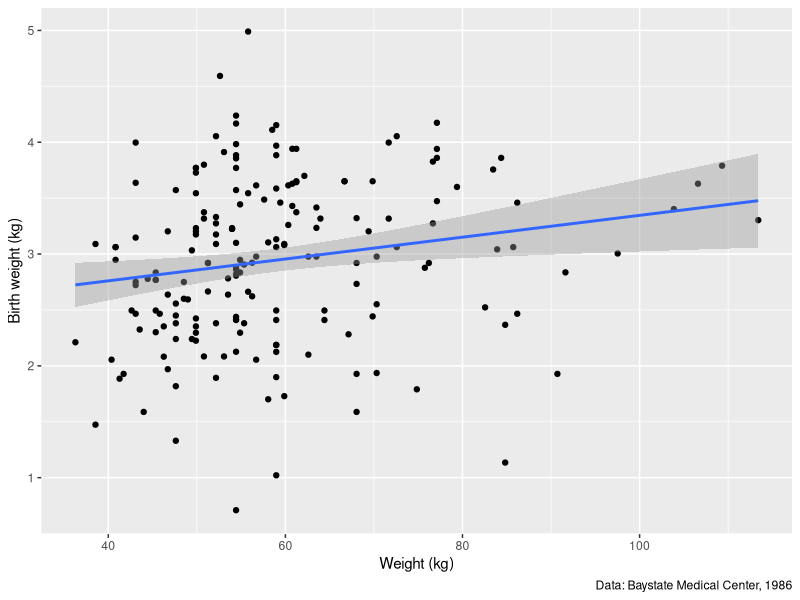
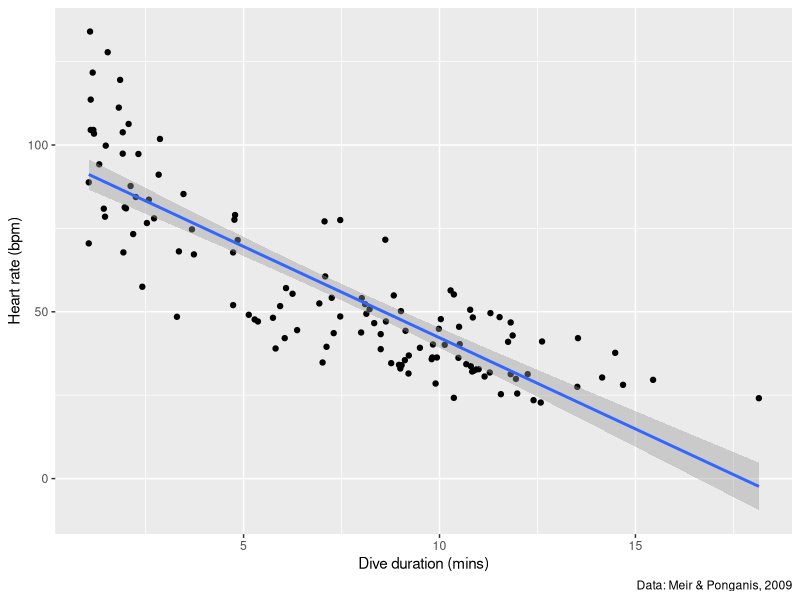
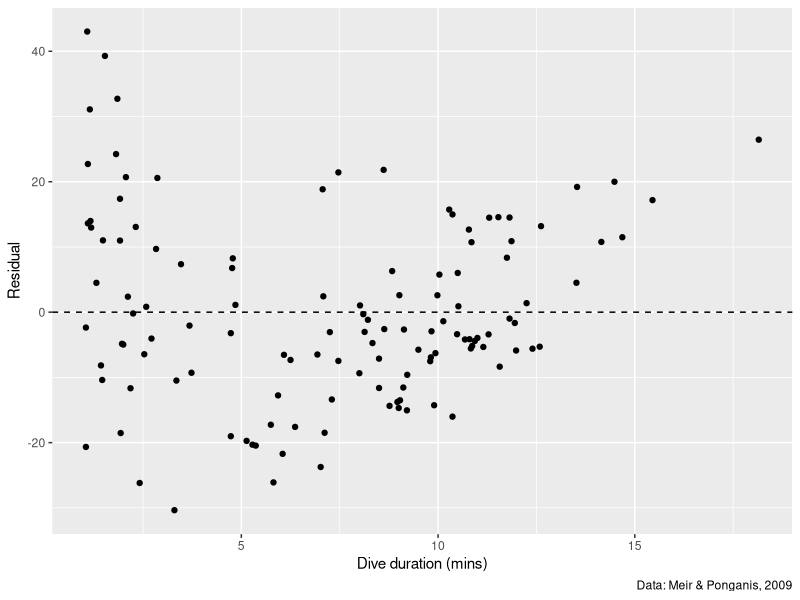
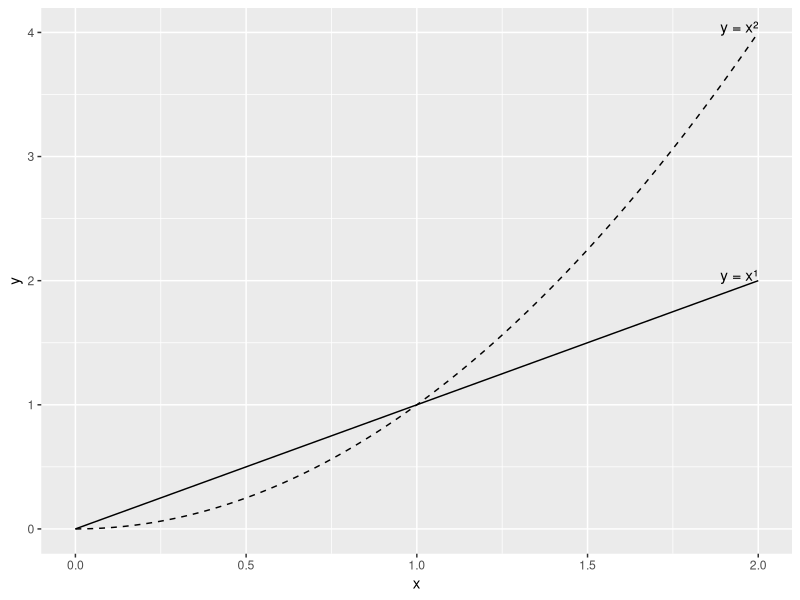
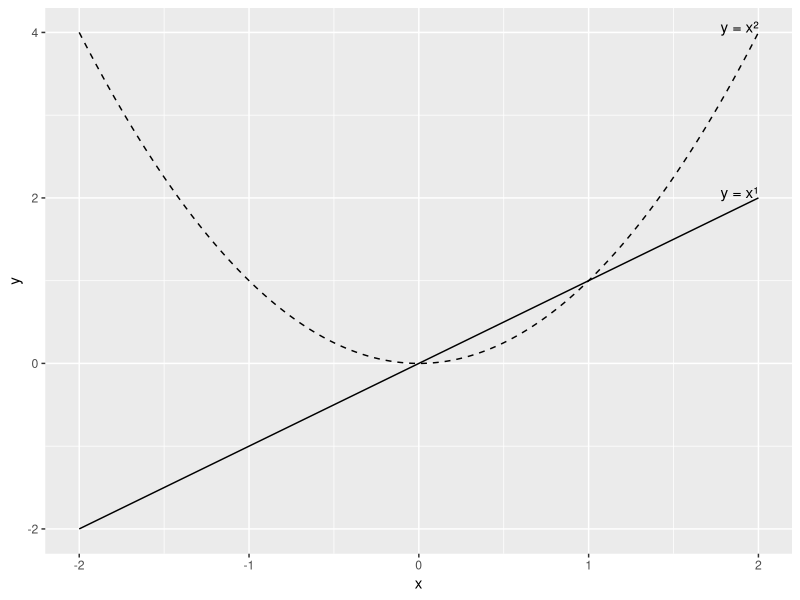
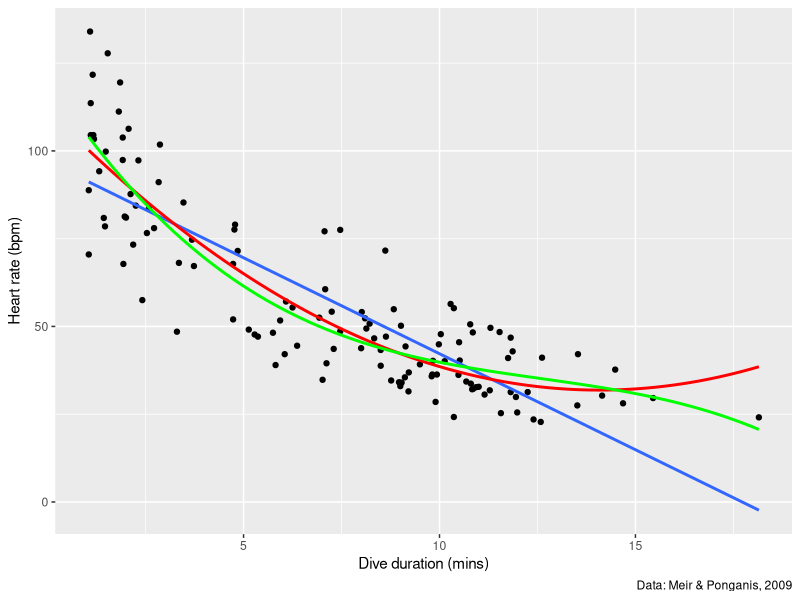
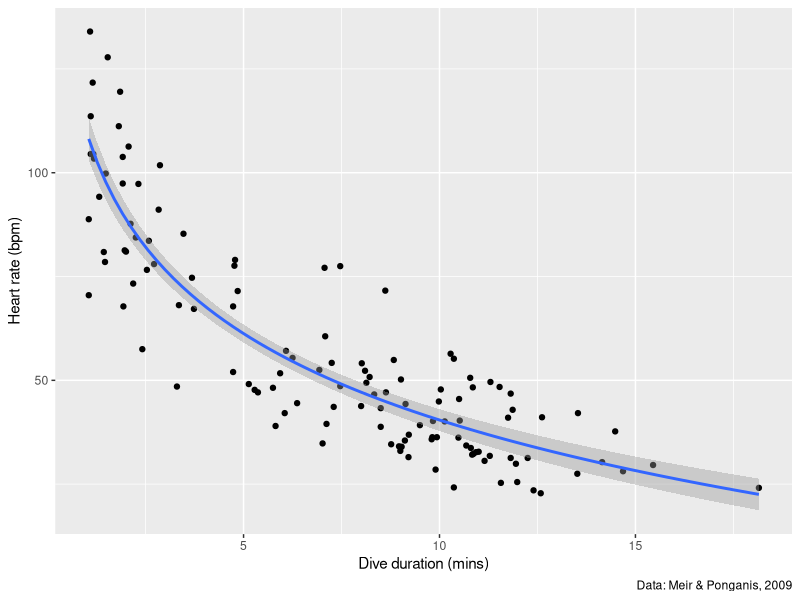
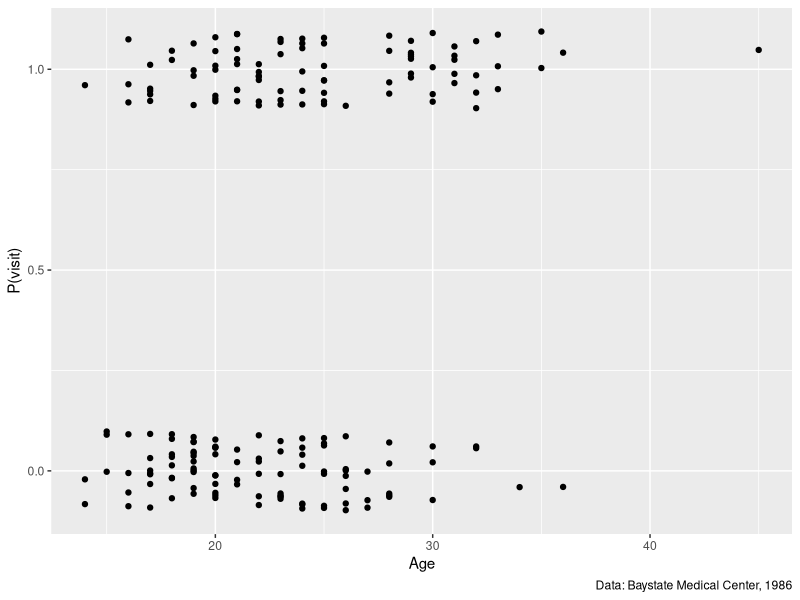

Source code (R) for these figures, in order:
## ---- chunk 1
library(ggplot2)
## ---- chunk 2
bw = read.csv("data/birth_weights.csv")

fig1 = ggplot(bw, aes(y=Birth_weight, x=Weight)) +
  geom_point() +
  labs(y="Birth weight (kg)", x="Weight (kg)", caption="Data: Baystate Medical Center, 1986")

fig1 + geom_smooth(method=lm)
## ---- chunk 3
model = lm(Birth_weight ~ Weight, bw)
summary(model)
## ---- chunk 4
peng = read.csv("data/penguins.csv")

head(peng)
## ---- chunk 5
peng_plot = ggplot(peng, aes(y=HeartRate, x=Duration)) +
  geom_point() +
  labs(y="Heart rate (bpm)", x="Dive duration (mins)", caption="Data: Meir & Ponganis, 2009")

peng_plot + geom_smooth(method=lm)
## ---- chunk 6
model1 = lm(HeartRate ~ Duration, peng)
peng$Residual = residuals(model1)

residual_plot = peng_plot +
  aes(y=Residual) +
  geom_hline(yintercept=0, lty="dashed")

residual_plot %+% peng
## ---- chunk 7
model2 = lm(HeartRate ~ Duration + I(Duration^2), peng)
summary(model2)
## ---- chunk 8
model2 = lm(HeartRate ~ poly(Duration,degree=2), peng)
summary(model2)

model3 = lm(HeartRate ~ poly(Duration,degree=3), peng)
summary(model3)
## ---- chunk 9
model5b = lm(HeartRate ~ Duration+I(Duration^2)+I(Duration^3)+I(Duration^4)+I(Duration^5), peng)

summary(model5b)
## ---- chunk 10
polyplot = ggplot(data.frame(x=seq(from=0, to=2, by=0.01))) +
  geom_line(aes(x=x, y=x)) +
  geom_line(aes(x=x, y=x^2), lty="dashed") +
  labs(y="y") +
  annotate("text", x=2, y=c(2,4), label=c("y = x¹","y = x²"), hjust=1, vjust=0)

polyplot
## ---- chunk 11
polyplot %+% data.frame(x=seq(from=-2, to=2, by=0.01))
## ---- chunk 12
model5 = lm(HeartRate ~ poly(Duration, degree=5), peng)
summary(model5)
## ---- chunk 13
peng_plot_models = peng_plot +
  geom_smooth(method=lm, se=FALSE) +
  geom_smooth(method=lm, formula=y~poly(x,degree=2), se=FALSE, color="red") +
  geom_smooth(method=lm, formula=y~poly(x,degree=3), se=FALSE, color="green")

print(peng_plot_models)
## ---- chunk 14
print(peng_plot + geom_smooth(method=lm, formula=y~log(x)))
## ---- chunk 15
table(bw$Visits)
## ---- chunk 16
bw$Any_visits = 0
bw$Any_visits[bw$Visits>0] = 1

head(bw)
## ---- chunk 17
visits_plot = ggplot(bw, aes(y=Any_visits, x=Age)) +
  geom_point(position=position_jitter(width=0, height=0.1)) +
  labs(y="P(visit)", caption="Data: Baystate Medical Center, 1986") +
  scale_y_continuous(breaks=c(0,0.5,1))

visits_plot
## ---- chunk 18
visits_plot + geom_smooth(method=lm)

lpm = lm(Any_visits ~ Age, bw)
print(lpm)
## ---- chunk 19
predict(lpm, data.frame(Age=49))
## ---- chunk 20
odds = function(p){
  o = p / (1 - p)
  return(o)
}

odds(0.8)
## ---- chunk 21
odds(1)
## ---- chunk 22
odds(0)
## ---- chunk 23
log(0.1)
log(0)
## ---- chunk 24
logodds = function(p){
  o = p / (1 - p)
  return(log(o))
}

logodds(0.8)
logodds(0.5)
logodds(0.001)
## ---- chunk 25
plogis(0)
plogis(1.5)
plogis(-2.5)
## ---- chunk 26
log_model = glm(Any_visits ~ Age, bw, family=binomial)

summary(log_model)
## ---- chunk 27
visits_plot = visits_plot +
  geom_smooth(method=glm, method.args=list(family=binomial))

visits_plot
## ---- chunk 28
predict(log_model, data.frame(Age=20))
## ---- chunk 29
predict(log_model, data.frame(Age=20), type="response")
predict(log_model, data.frame(Age=30), type="response")
## ---- chunk 30
print(visits_plot + aes(color=Smoker))

log_model2 = glm(Any_visits ~ Age*Smoker, bw, family=binomial)
summary(log_model2)
